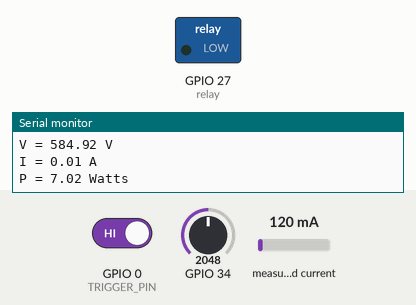
This sketch was run on a simulated ESP32. Parts: switched loads named in the sketch (green lamp = pin HIGH), the last lines printed to the serial monitor. Inputs (shaded band) come from the test bench; at power-on: GPIO 0 (TRIGGER_PIN) HIGH, GPIO 34 = 2048, measured current 120 mA.

Above: at 1.2 s.
1.3 s: GPIO 0 (TRIGGER_PIN) driven LOW
At 3.2 s:
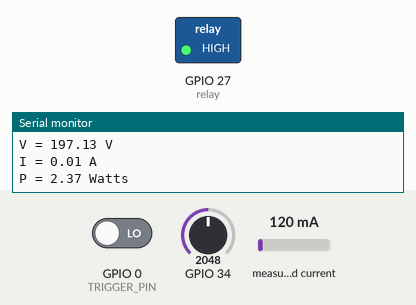
3.5 s: GPIO 0 (TRIGGER_PIN) driven HIGH
At 4.7 s:
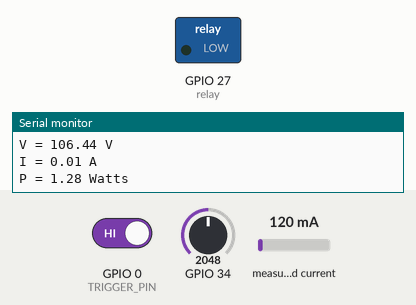
Timing chart, 0 to 6.5 s (numbered marks = the images above; inputs shaded):
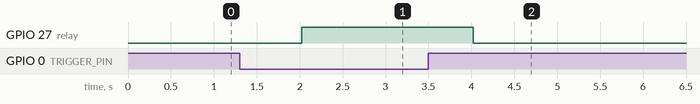

Measured:
- after the input at 1.3 s, GPIO 27 (relay): LOW → HIGH after 0.72 s
- after the input at 3.5 s, GPIO 27 (relay): HIGH → LOW after 0.52 s

The sketch:

Wattmeter.ino
```cpp
#include "ACS712.h"
#include <Filters.h>
#define TRIGGER_PIN 0
int relay = 27;

float testFrequency = 50;                     // signal frequency (Hz)
float windowLength = 40.0/testFrequency;     // how long to average the signal, for statistist
int vSensor = 0;
float intercept = 0;  // adjust untuk kalibrasi
float slope = 0.0127;   // adjust untuk kalibrasi
//0.0127
//float slope = 0.017;
float voltageSensor;
unsigned long printPeriod = 1000;     //Refresh rate
unsigned long previousMillis = 0;

ACS712 currentSensor(ACS712_20A, 35);

void setup() {
  Serial.begin(9600);

  pinMode(relay, OUTPUT);

  // calibrate() method calibrates zero point of sensor,
  // It is not necessary, but may positively affect the accuracy
  // Ensure that no current flows through the sensor at this moment
  // If you are not sure that the current through the sensor will not leak during calibration - comment out this method
  Serial.println("Calibrating... Ensure that no current flows through the sensor at this moment");
  //currentSensor.calibrate();
  currentSensor.setZeroPoint(1879);
  //currentSensor.setSensitivity(0.10);
  Serial.println("Done!");
}

void loop() {
  RunningStatistics inputStats;
  inputStats.setWindowSecs( windowLength );
  while( true ) {
    vSensor = analogRead(34);                // read the analog in value:
    inputStats.input(vSensor);                   // log to Stats function

    if((unsigned long)(millis() - previousMillis) >= printPeriod) {
      previousMillis = millis();                // update time every second

      voltageSensor = intercept + slope * inputStats.sigma(); //Calibartions for offset and amplitude
      voltageSensor= voltageSensor*(49.3231);                //Further calibrations for the amplitude

      // We use 230V because it is the common standard in European countries
      // Change to your local, if necessary
      float U = voltageSensor;

      // To measure current we need to know the frequency of current
      // By default 50Hz is used, but you can specify desired frequency
      // as first argument to getCurrentAC() method, if necessary
      float I = (currentSensor.getCurrentAC())/10;

//      if(U < 100){
//        U = 0;
//        I = 0;
//        }

      // To calculate the power we need voltage multiplied by current
      float P = U * I;

      Serial.println(String("V = ") + U + " V");
      Serial.println(String("I = ") + I + " A");
      Serial.println(String("P = ") + P + " Watts");

      //delay(1000);

      if(digitalRead(TRIGGER_PIN)==LOW){
        digitalWrite(relay, HIGH);
        }
       else{
        digitalWrite(relay, LOW);
        }

      }
  }


}
```
